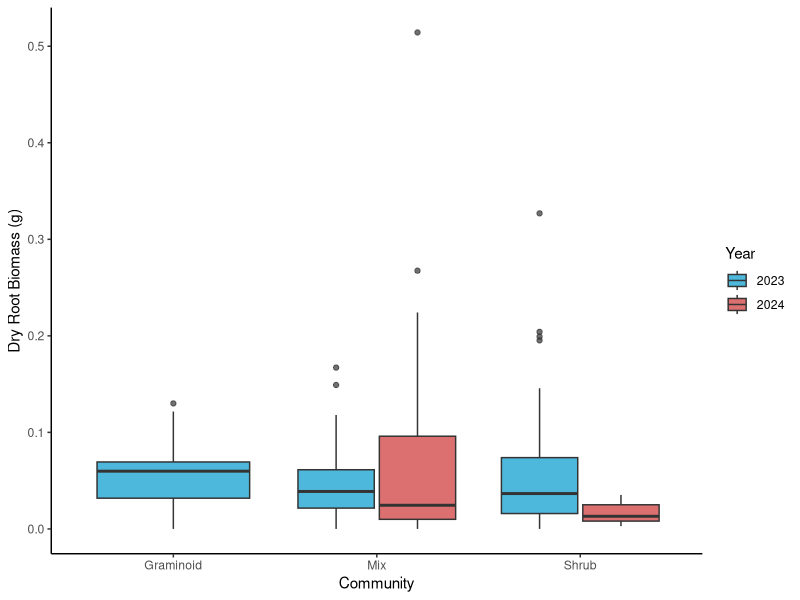
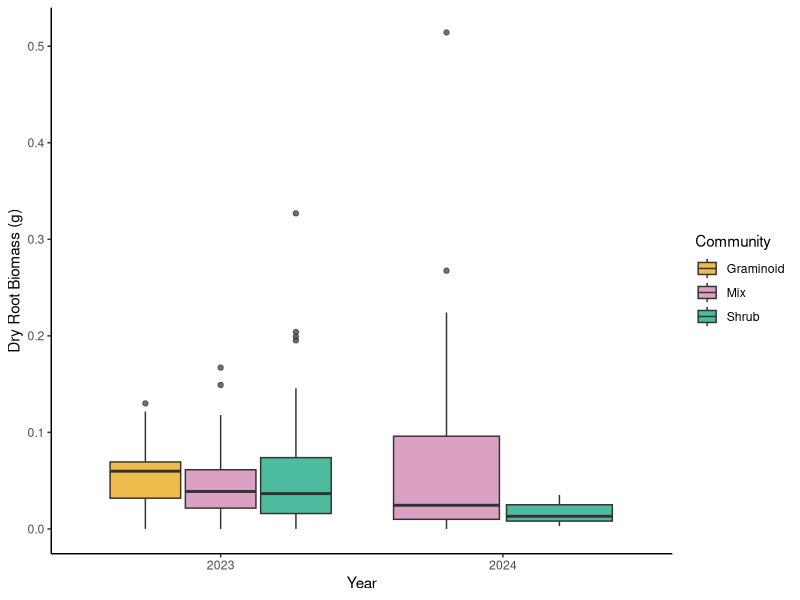

Write R code to recreate these figures, in order.
# RQ1
# community comparison between years
# 09/12/2025

# LOAD LIBRARIES----
library(tidyverse)
library(dplyr)
library(ggplot2)
library(readxl)

# LOAD DATA----
QHI_combined_data <- read_excel("datasets/QHI_roots_data/QHI_combined_data.xlsx")


# FIGURE -----
(community_biomass_year<-QHI_combined_data %>%
  filter(year %in% c(2023, 2024)) %>%
  ggplot(aes(x = community, y = root_dry_biomass_total, fill = as.factor(year))) +
  geom_boxplot(position = position_dodge(width = 0.8), alpha = 0.7) +
  labs(
       x = "Community",
       y = "Dry Root Biomass (g)",
       fill = "Year") +
  scale_fill_manual(values = c("2023" = "deepskyblue3", "2024" = "brown3"))+
  theme_classic() 
)

# FIGURE 2 IDEA----
(year_biomass_community<-QHI_combined_data %>%
    filter(year %in% c(2023, 2024)) %>%
    ggplot(aes(x = as.factor(year), y = root_dry_biomass_total, fill = community)) +
    geom_boxplot(position = position_dodge(width = 0.8), alpha = 0.7) +
    labs(
      x = "Year",
      y = "Dry Root Biomass (g)",
      fill = "Community") +
    scale_fill_manual(values = c("Graminoid" = "#E69F00", "Shrub" = "#009E73", "Mix"="#CC79A7"))+
    theme_classic() 
)
